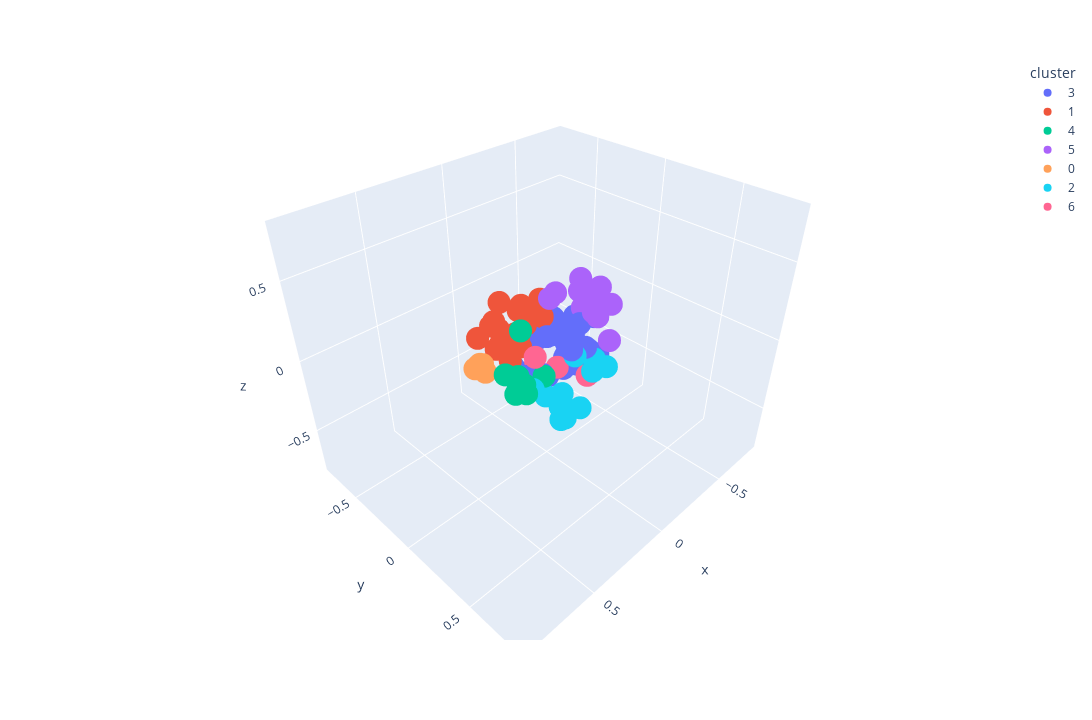

This figure's notebook cell:
### Code cell
visualize(model, sample_descriptions, "tokenize_desc_tag", 7)

### Figure 1 — Plotly figure (JSON) as saved in the notebook; plotly's stock layout.template omitted (floating-point values rounded to 4 significant figures)
{"data": [{"hovertemplate": "<b>%{hovertext}</b>", "hovertext": ["Baldur's Gate 3", "Remnant II", "Cyberpunk 2077", "Rust", "FINAL FANTASY XIV Online", "The Elder Scrolls® Online", "DAVE THE DIVER", "Destiny 2", "ELDEN RING", "Total War: WARHAMMER III", "Red Dead Redemption 2", "Hogwarts Legacy", "Starfield", "Wayfinder", "Sea of Thieves 2023 Edition", "Fallout 76", "Metro Exodus", "Path of Exile", "Terraria", "Stellaris", "Deep Rock Galactic", "Ratchet & Clank: Rift Apart", "Eternal Return", "Shadow Gambit: The Cursed Crew", "Darkest Dungeon® II", "Sid Meier’s Civilization® VI", "It Takes Two", "The Binding of Isaac: Rebirth", "New World", "Valheim", "BlazBlue Entropy Effect"], "legendgroup": "3", "marker": {"color": "#636efa", "symbol": "circle"}, "mode": "markers", "name": "3", "scene": "scene", "showlegend": true, "type": "scatter3d", "x": [-0.2757, -0.2766, 0.01664, -0.1104, -0.03714, -0.1216, -0.18, -0.1179, -0.1841, -0.1062, -0.09182, -0.1886, 0.07404, -0.1516, -0.1413, -0.1159, -0.004301, -0.2459, -0.1359, 0.1187, -0.1185, -0.08115, -0.08226, -0.2124, -0.2789, 0.09485, -0.0473, -0.231, -0.1564, -0.2553, -0.1208], "y": [-0.06686, -0.08009, 0.01414, 0.17, -0.03744, 0.01235, 0.1243, -0.1165, -0.06529, -0.2161, -0.05526, -0.05621, 0.04486, -0.02433, -0.005509, 0.1171, 0.1747, -0.08736, 0.17, -0.03379, -0.06448, -0.06686, -0.1526, -0.04204, 0.06802, -0.1674, -0.01737, -0.02471, 0.06839, 0.1265, -0.07631], "z": [-0.164, 0.01686, 0.07409, 0.01028, -0.2616, -0.2095, -0.06669, -0.03376, -0.3083, -0.1309, 0.1107, -0.2113, -0.1375, -0.1844, -0.06174, 0.1402, 0.0552, -0.1825, -0.1357, -0.167, 0.02832, 0.03644, -0.06939, -0.07466, 0.07908, -0.186, 0.03637, -0.01708, -0.1878, -0.1387, -0.01476]}, {"hovertemplate": "<b>%{hovertext}</b>", "hovertext": ["Counter-Strike: Global Offensive", "Apex Legends™", "Call of Duty®", "PUBG: BATTLEGROUNDS", "NARAKA: BLADEPOINT", "Tom Clancy's Rainbow Six® Siege", "Team Fortress 2", "Dota 2", "War Thunder", "Warframe", "BattleBit Remastered", "Street Fighter™ 6", "Hearts of Iron IV", "Yu-Gi-Oh! Master Duel", "World of Warships", "PAYDAY 2", "Hunt: Showdown", "Ready or Not", "ARMORED CORE™ VI FIRES OF RUBICON™", "World of Tanks Blitz", "Six Days in Fallujah", "Brawlhalla", "DRAGON BALL Z: KAKAROT", "Guild Wars 2", "Marvel’s Spider-Man Remastered"], "legendgroup": "1", "marker": {"color": "#EF553B", "symbol": "circle"}, "mode": "markers", "name": "1", "scene": "scene", "showlegend": true, "type": "scatter3d", "x": [0.2681, -0.02302, 0.1924, 0.1068, -0.01705, 0.08965, 0.04319, 0.1445, 0.1225, -0.1146, -0.001547, 0.1805, 0.1016, 0.01328, 0.14, -0.05047, -0.0573, 0.09274, 0.06477, 0.1336, 0.002589, 0.0005779, 0.03389, -0.02118, -0.03558], "y": [-0.2342, -0.1989, -0.156, -0.1558, -0.2555, -0.2727, -0.2027, -0.2124, -0.3118, -0.2394, -0.2295, -0.2088, -0.3006, -0.2428, -0.1359, -0.1141, -0.0937, -0.09558, -0.1887, -0.1503, -0.1361, -0.2242, -0.176, -0.2491, -0.07896], "z": [0.07556, 0.02954, 0.1319, -0.04221, -0.099, 0.2029, 0.002532, -0.02723, 0.04314, -0.02609, 0.1219, 0.1517, -0.1263, -0.1134, -0.1002, 0.2268, 0.2105, 0.2653, -0.01766, -0.04605, 0.1725, -0.03861, -0.08283, -0.1415, 0.1355]}, {"hovertemplate": "<b>%{hovertext}</b>", "hovertext": ["Forza Horizon 5", "Grand Theft Auto V", "Forza Horizon 4", "Euro Truck Simulator 2", "American Truck Simulator", "Microsoft Flight Simulator 40th Anniversary Edition", "BeamNG.drive", "Garry's Mod"], "legendgroup": "4", "marker": {"color": "#00cc96", "symbol": "circle"}, "mode": "markers", "name": "4", "scene": "scene", "showlegend": true, "type": "scatter3d", "x": [0.3466, 0.2075, 0.3225, 0.3652, 0.3866, 0.3406, 0.3637, 0.1719], "y": [0.1623, 0.03343, 0.2035, 0.1749, 0.2665, 0.06963, 0.1924, 0.1626], "z": [0.05361, 0.223, -0.02392, -0.01679, 0.11, 0.03554, 0.1075, -0.02433]}, {"hovertemplate": "<b>%{hovertext}</b>", "hovertext": ["Dead by Daylight", "Phasmophobia", "Sons Of The Forest", "The Texas Chain Saw Massacre", "Project Zomboid", "Call of Duty®: Black Ops III", "Dead Cells", "Vampire Survivors", "SCP: 5K", "The Outlast Trials", "DayZ", "Escape the Backrooms", "Resident Evil 4", "Dying Light"], "legendgroup": "5", "marker": {"color": "#ab63fa", "symbol": "circle"}, "mode": "markers", "name": "5", "scene": "scene", "showlegend": true, "type": "scatter3d", "x": [-0.2276, -0.1916, -0.1464, -0.1526, -0.1769, -0.09593, -0.2279, -0.3532, -0.0491, -0.2317, -0.1739, -0.2265, -0.2217, -0.1584], "y": [0.004956, 0.06561, 0.3, 0.07256, 0.1838, -0.04361, 0.02375, 0.031, -0.03802, 0.05163, 0.155, 0.119, 0.2309, 0.1611], "z": [0.328, 0.2657, 0.1018, 0.3123, 0.1842, 0.2767, 0.1462, 0.2262, 0.2657, 0.2437, 0.2027, 0.1728, 0.2638, 0.2654]}, {"hovertemplate": "<b>%{hovertext}</b>", "hovertext": ["EA SPORTS™ FIFA 23", "Football Manager 2023", "Madden NFL 24", "F1® 23", "EA SPORTS FC™ 24"], "legendgroup": "0", "marker": {"color": "#FFA15A", "symbol": "circle"}, "mode": "markers", "name": "0", "scene": "scene", "showlegend": true, "type": "scatter3d", "x": [0.3947, 0.3447, 0.4376, 0.4415, 0.3993], "y": [-0.05505, -0.08176, -0.03746, 0.03069, -0.05854], "z": [0.0689, -0.02822, 0.07475, 0.1402, 0.06295]}, {"hovertemplate": "<b>%{hovertext}</b>", "hovertext": ["The Sims™ 4", "Raft", "Farming Simulator 22", "Stardew Valley", "Sengoku Dynasty", "Cities: Skylines", "RimWorld", "ARK: Survival Evolved", "theHunter: Call of the Wild™", "Don't Starve Together", "Planet Zoo"], "legendgroup": "2", "marker": {"color": "#19d3f3", "symbol": "circle"}, "mode": "markers", "name": "2", "scene": "scene", "showlegend": true, "type": "scatter3d", "x": [0.1585, -0.08235, 0.1983, 0.07969, -0.02279, 0.2352, 0.1858, -0.1863, -0.01722, -0.1509, 0.2519], "y": [0.2668, 0.254, 0.3445, 0.3292, 0.09311, 0.1519, 0.1901, 0.2553, 0.188, 0.1998, 0.3701], "z": [-0.1811, -0.09281, -0.1848, -0.2029, -0.3084, -0.081, -0.1343, -0.1224, 0.01435, -0.07828, -0.1424]}, {"hovertemplate": "<b>%{hovertext}</b>", "hovertext": ["Mount & Blade II: Bannerlord", "Crusader Kings III", "Graveyard Keeper", "The Elder Scrolls V: Skyrim Special Edition", "Contraband Police", "BOOK OF HOURS"], "legendgroup": "6", "marker": {"color": "#FF6692", "symbol": "circle"}, "mode": "markers", "name": "6", "scene": "scene", "showlegend": true, "type": "scatter3d", "x": [-0.009204, -0.02339, -0.05563, -0.06908, 0.1801, -0.2065], "y": [-0.1501, -0.1147, 0.2417, 0.003775, 0.1073, 0.1187], "z": [-0.2725, -0.318, -0.1125, -0.1936, 0.07613, -0.2563]}], "layout": {"height": 720, "legend": {"title": {"text": "cluster"}, "tracegroupgap": 0}, "margin": {"t": 60}, "scene": {"domain": {"x": [0, 1], "y": [0, 1]}, "xaxis": {"range": [-0.8532, 0.9415], "title": {"text": "x"}}, "yaxis": {"range": [-0.8118, 0.8701], "title": {"text": "y"}}, "zaxis": {"range": [-0.818, 0.828], "title": {"text": "z"}}}, "width": 1280}}
